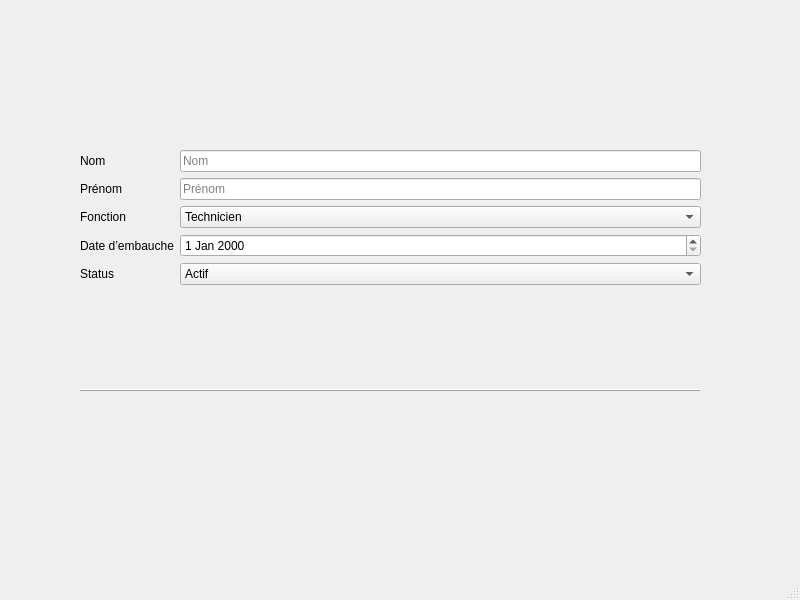
<?xml version="1.0" encoding="UTF-8"?>
<ui version="4.0">
 <class>personnel</class>
 <widget class="QMainWindow" name="personnel">
  <property name="geometry">
   <rect>
    <x>0</x>
    <y>0</y>
    <width>800</width>
    <height>600</height>
   </rect>
  </property>
  <property name="windowTitle">
   <string>MainWindow</string>
  </property>
  <widget class="QWidget" name="centralwidget">
   <widget class="QStackedWidget" name="metierspersonnel">
    <property name="geometry">
     <rect>
      <x>50</x>
      <y>30</y>
      <width>700</width>
      <height>500</height>
     </rect>
    </property>
    <property name="currentIndex">
     <number>0</number>
    </property>
    <widget class="QWidget" name="ajoutpersonnel">
     <widget class="QWidget" name="formLayoutWidget">
      <property name="geometry">
       <rect>
        <x>30</x>
        <y>120</y>
        <width>621</width>
        <height>177</height>
       </rect>
      </property>
      <layout class="QFormLayout" name="formLayout">
       <item row="0" column="0">
        <widget class="QLabel" name="nomLabel">
         <property name="text">
          <string>Nom</string>
         </property>
        </widget>
       </item>
       <item row="0" column="1">
        <widget class="QLineEdit" name="nomLineEdit">
         <property name="placeholderText">
          <string>Nom</string>
         </property>
        </widget>
       </item>
       <item row="1" column="0">
        <widget class="QLabel" name="prNomLabel">
         <property name="text">
          <string>Prénom</string>
         </property>
        </widget>
       </item>
       <item row="1" column="1">
        <widget class="QLineEdit" name="prNomLineEdit">
         <property name="placeholderText">
          <string>Prénom</string>
         </property>
        </widget>
       </item>
       <item row="2" column="0">
        <widget class="QLabel" name="fonctionLabel">
         <property name="text">
          <string>Fonction</string>
         </property>
        </widget>
       </item>
       <item row="2" column="1">
        <widget class="QComboBox" name="fonctionComboBox">
         <item>
          <property name="text">
           <string>Technicien</string>
          </property>
         </item>
         <item>
          <property name="text">
           <string>Manager</string>
          </property>
         </item>
        </widget>
       </item>
       <item row="3" column="0">
        <widget class="QLabel" name="dateDEmbaucheLabel">
         <property name="text">
          <string>Date d’embauche</string>
         </property>
        </widget>
       </item>
       <item row="3" column="1">
        <widget class="QDateEdit" name="dateDEmbaucheDateEdit"/>
       </item>
       <item row="4" column="0">
        <widget class="QLabel" name="statusLabel">
         <property name="text">
          <string>Status</string>
         </property>
        </widget>
       </item>
       <item row="4" column="1">
        <widget class="QComboBox" name="statusComboBox">
         <item>
          <property name="text">
           <string>Actif</string>
          </property>
         </item>
         <item>
          <property name="text">
           <string>Suspendu</string>
          </property>
         </item>
         <item>
          <property name="text">
           <string>En congé</string>
          </property>
         </item>
        </widget>
       </item>
      </layout>
     </widget>
     <widget class="QFrame" name="frame">
      <property name="geometry">
       <rect>
        <x>30</x>
        <y>310</y>
        <width>621</width>
        <height>101</height>
       </rect>
      </property>
      <property name="frameShape">
       <enum>QFrame::Shape::HLine</enum>
      </property>
      <property name="frameShadow">
       <enum>QFrame::Shadow::Raised</enum>
      </property>
     </widget>
    </widget>
    <widget class="QWidget" name="consulterpersonnel">
     <widget class="QWidget" name="horizontalLayoutWidget">
      <property name="geometry">
       <rect>
        <x>50</x>
        <y>0</y>
        <width>221</width>
        <height>51</height>
       </rect>
      </property>
      <layout class="QHBoxLayout" name="horizontalLayout">
       <item>
        <widget class="QLineEdit" name="lineEdit"/>
       </item>
       <item>
        <widget class="QComboBox" name="comboBox">
         <item>
          <property name="text">
           <string>Date</string>
          </property>
         </item>
         <item>
          <property name="text">
           <string>Name</string>
          </property>
         </item>
         <item>
          <property name="text">
           <string>Status</string>
          </property>
         </item>
        </widget>
       </item>
      </layout>
     </widget>
     <widget class="QWidget" name="horizontalLayoutWidget_2">
      <property name="geometry">
       <rect>
        <x>350</x>
        <y>30</y>
        <width>271</width>
        <height>31</height>
       </rect>
      </property>
      <layout class="QHBoxLayout" name="horizontalLayout_2">
       <item>
        <spacer name="horizontalSpacer">
         <property name="orientation">
          <enum>Qt::Orientation::Horizontal</enum>
         </property>
         <property name="sizeHint" stdset="0">
          <size>
           <width>40</width>
           <height>20</height>
          </size>
         </property>
        </spacer>
       </item>
       <item>
        <widget class="QToolButton" name="toolButton_2">
         <property name="text">
          <string>...</string>
         </property>
         <property name="autoRaise">
          <bool>true</bool>
         </property>
        </widget>
       </item>
       <item>
        <widget class="QToolButton" name="toolButton_4">
         <property name="text">
          <string>...</string>
         </property>
         <property name="autoRaise">
          <bool>true</bool>
         </property>
        </widget>
       </item>
       <item>
        <widget class="QToolButton" name="toolButton_3">
         <property name="text">
          <string>...</string>
         </property>
         <property name="autoRaise">
          <bool>true</bool>
         </property>
        </widget>
       </item>
       <item>
        <widget class="QToolButton" name="toolButton">
         <property name="text">
          <string>...</string>
         </property>
         <property name="icon">
          <iconset theme="QIcon::ThemeIcon::EditFind"/>
         </property>
         <property name="autoRaise">
          <bool>true</bool>
         </property>
        </widget>
       </item>
      </layout>
     </widget>
     <widget class="QTableWidget" name="tableWidget">
      <property name="geometry">
       <rect>
        <x>80</x>
        <y>90</y>
        <width>541</width>
        <height>351</height>
       </rect>
      </property>
      <row/>
      <column>
       <property name="text">
        <string>Id</string>
       </property>
      </column>
      <column>
       <property name="text">
        <string>Nom</string>
       </property>
      </column>
      <column>
       <property name="text">
        <string>Status</string>
       </property>
      </column>
      <item row="0" column="0">
       <property name="text">
        <string>1</string>
       </property>
      </item>
      <item row="0" column="1">
       <property name="text">
        <string>Souhail</string>
       </property>
      </item>
      <item row="0" column="2">
       <property name="text">
        <string>Actvie</string>
       </property>
       <property name="icon">
        <iconset theme="QIcon::ThemeIcon::ContactNew"/>
       </property>
      </item>
     </widget>
     <widget class="QPushButton" name="pushButton">
      <property name="geometry">
       <rect>
        <x>560</x>
        <y>470</y>
        <width>93</width>
        <height>29</height>
       </rect>
      </property>
      <property name="text">
       <string>Exporter</string>
      </property>
     </widget>
    </widget>
    <widget class="QWidget" name="statPersonnel">
     <widget class="QWidget" name="chartStatusContainer" native="true">
      <property name="geometry">
       <rect>
        <x>89</x>
        <y>49</y>
        <width>521</width>
        <height>411</height>
       </rect>
      </property>
     </widget>
    </widget>
    <widget class="QWidget" name="metieravancee"/>
   </widget>
  </widget>
  <widget class="QMenuBar" name="menubar">
   <property name="geometry">
    <rect>
     <x>0</x>
     <y>0</y>
     <width>800</width>
     <height>26</height>
    </rect>
   </property>
  </widget>
  <widget class="QStatusBar" name="statusbar"/>
 </widget>
 <resources/>
 <connections/>
</ui>
